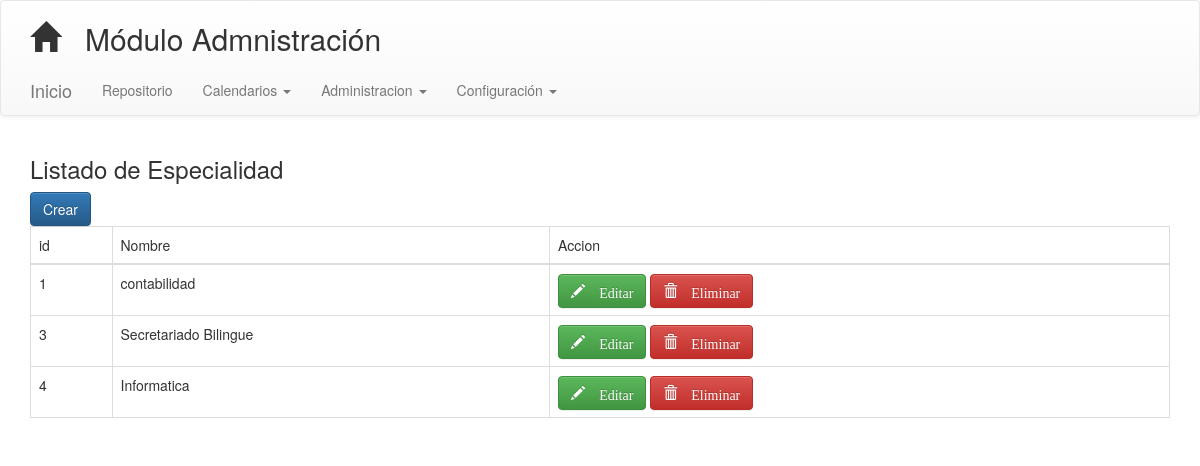
Page /index.php/c_especialidad on the committed database.
### tables this page shows
CREATE TABLE `especialidad` (
  `id_especialidad` int(11) NOT NULL AUTO_INCREMENT,
  `nombre` varchar(255) NOT NULL,
  PRIMARY KEY (`id_especialidad`)
);

### application/controllers/C_especialidad.php (called while the page is built, shortened)
<?php
class C_especialidad extends CI_Controller {
	public function __construct()
	{
	    $this->load->model('m_especialidad','m');
	}
	public function index()
	{
		$data['especialidad'] = $this->m->listar_especialidad();
		$this->load->view('layout/header');
		$this->load->view('V-especialidad', $data);
		$this->load->view('layout/footer');
	}
}

### index.php (called while the page is built, shortened)
<?php
require_once BASEPATH.'core/CodeIgniter.php';

### application/models/M_especialidad.php (called while the page is built, shortened)
<?php
class M_especialidad extends CI_Model {
	public function listar_especialidad(){
		$query = $this->db->query('select * from especialidad');
		if($query->num_rows() > 0){
			return $query->result();
		}else{
			return false;
		}
	}
}

### application/views/V-especialidad.php (the view, shortened to what this page needs)
<h3>Listado de Especialidad</h3>
<a href="<?php echo base_url('c_especialidad/add_especialidad'); ?>" class="btn btn-primary"> Crear </a>
<table class="table table-bordered table-hover table-responsive">
<thead>
	<tr>
		<td>id</td>
		<td>Nombre</td>
		<td>Accion</td>
	</tr>
</thead>
<tbody>
	<?php if($especialidad){
	foreach($especialidad as $especial){
	?>
	<tr>
		<td><?php echo $especial->id_especialidad; ?></td>
		<td><?php echo $especial->nombre; ?></td>
		<td>
			<a href="<?php echo base_url('c_especialidad/edit/'.$especial->id_especialidad); ?>" class="glyphicon glyphicon-pencil btn btn-success"> Editar </a>
			<a href="<?php echo base_url('c_especialidad/delete/'.$especial->id_especialidad); ?>" class="glyphicon glyphicon-trash btn btn-danger"> Eliminar </a>
		</td>
	</tr>
	<?php
			}
		}
	?>
</tbody>
</table>

### rows in the picture
especialidad: id_especialidad "1", nombre "contabilidad"
especialidad: id_especialidad "3", nombre "Secretariado Bilingue"
especialidad: id_especialidad "4", nombre "Informatica"
